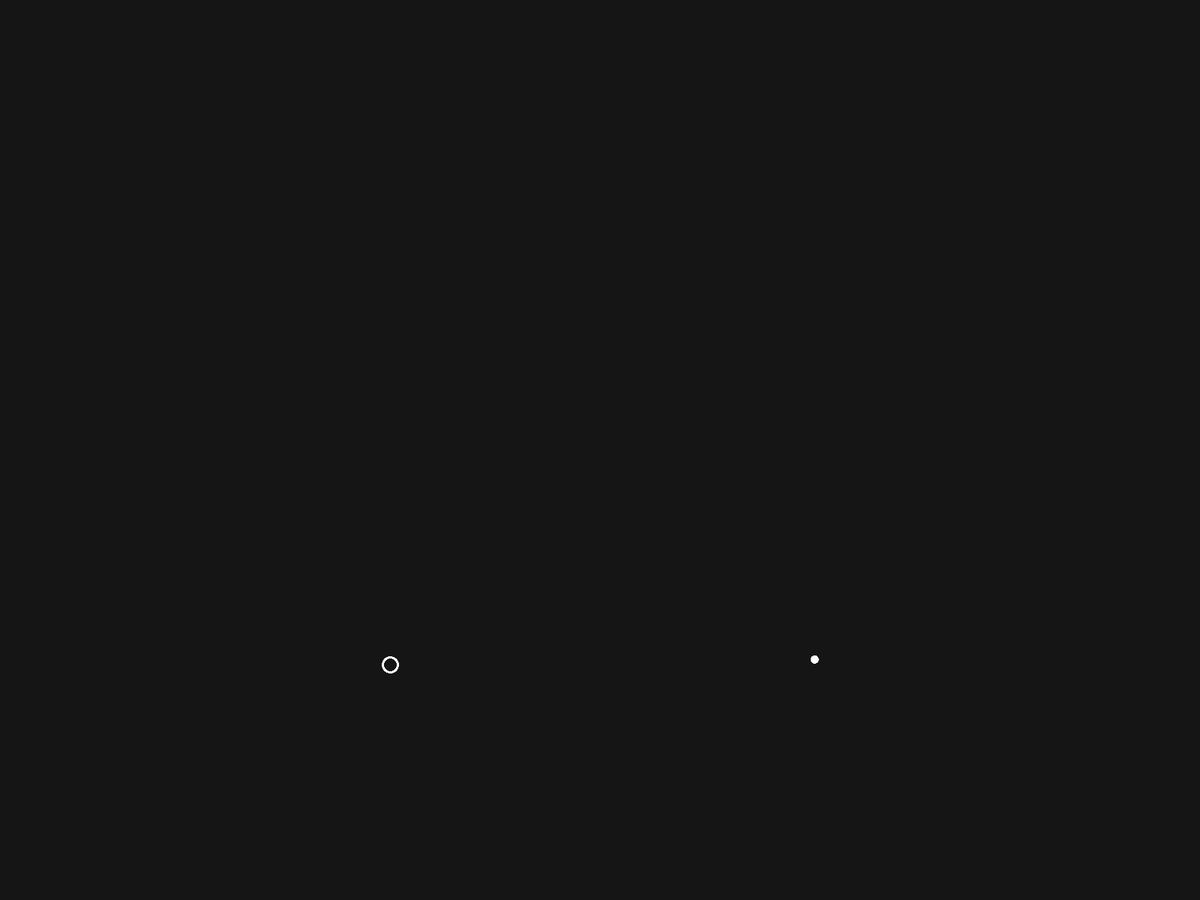
Frame 1 (no input)
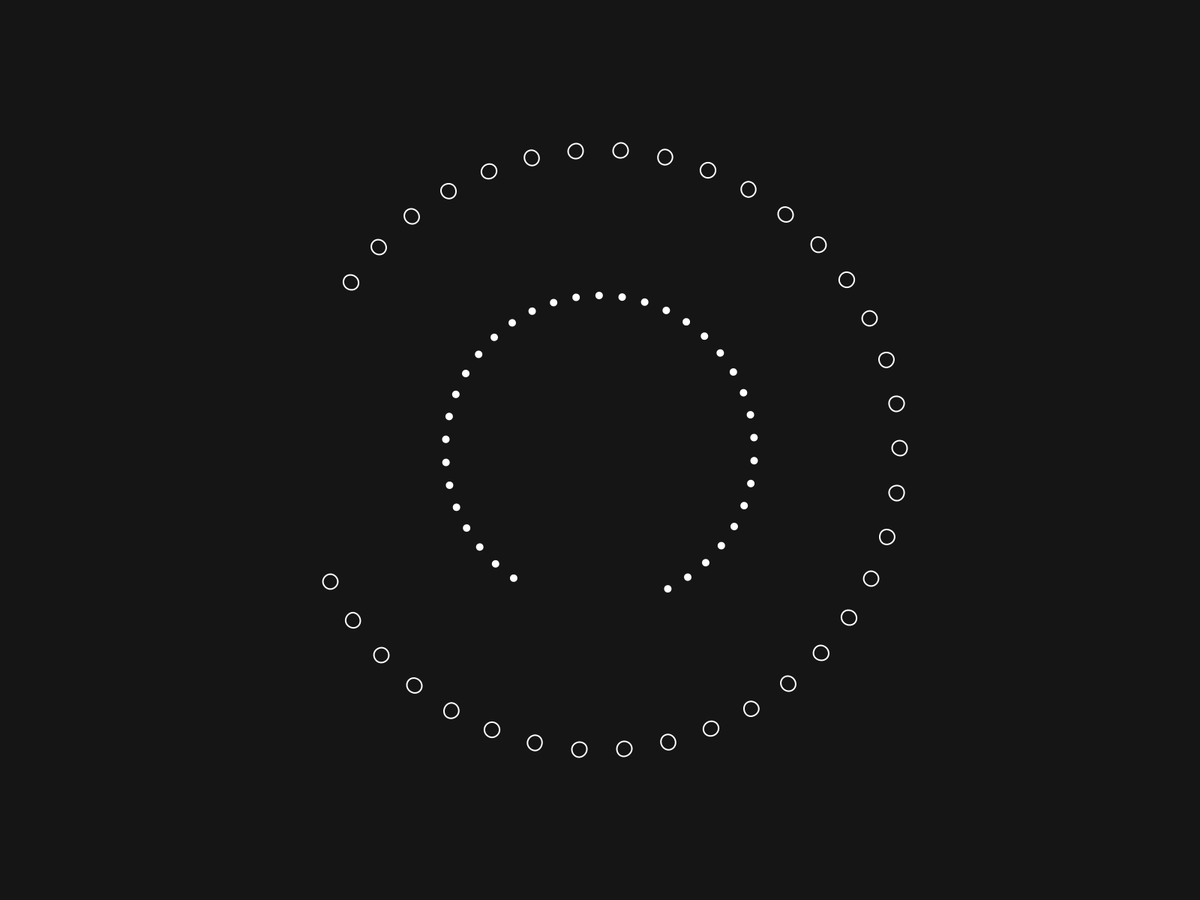
Frame 60 (the mouse pressed at the canvas centre just before this capture)
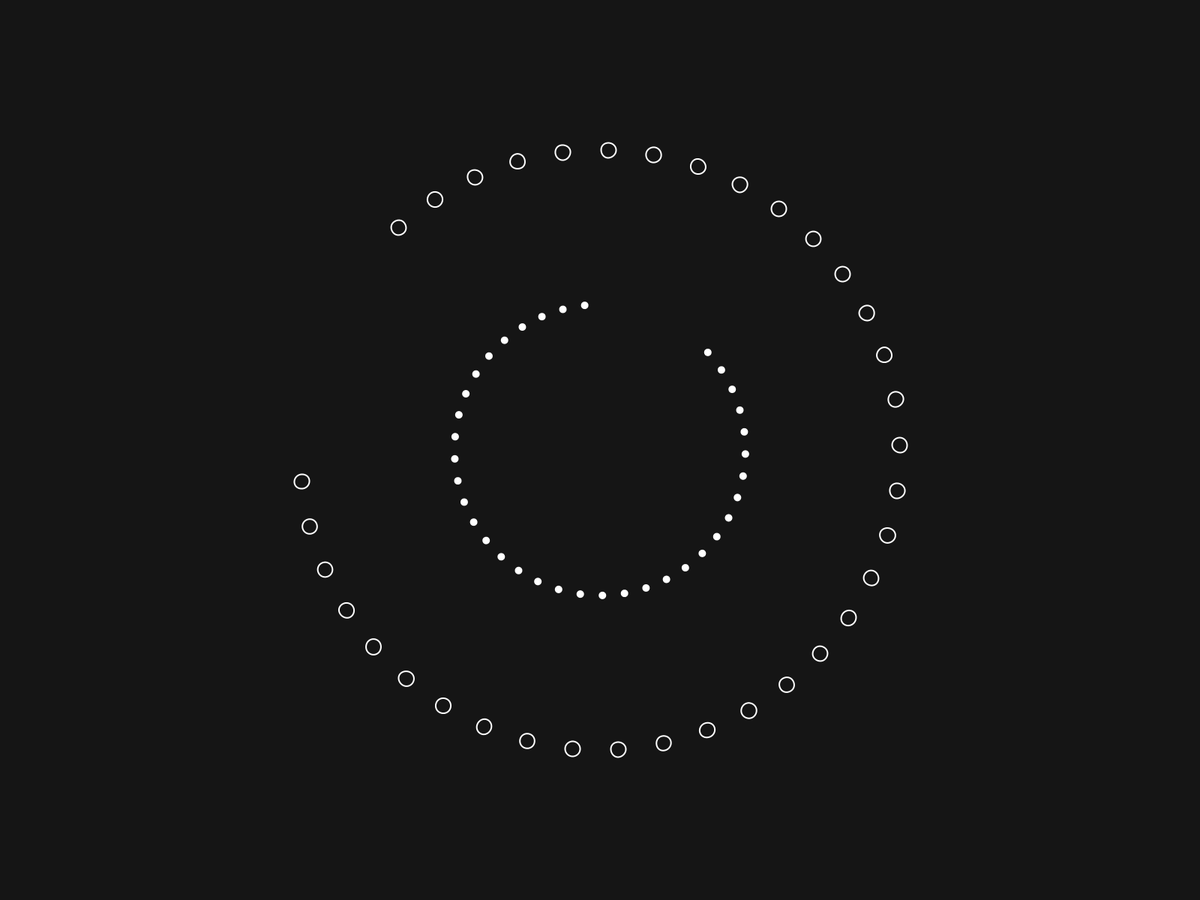
Frame 120 (the mouse held since frame 60 and released just before this capture)

The Processing sketch that drew these frames (run headless with seeded random() and noise(); from frame 60 on, the mouse is pressed at the canvas centre):

// Processing sketch: feb_8_loading_anim1
// ── feb_8_loading_anim1.pde
float x = 400;
float y = 400;
float angle = 90;
float dia = 20;

void setup() {
  fullScreen();
  //size(900, 900);
  //surface.setLocation(987, 70);
}

void draw() {
  background(#151515);
  
  translate(width/2, height/2);
  rotate(radians(14.3+angle/3));
  for(float a=0; a<360; a+=10){
    
    pushMatrix();
    if (angle<360) rotate(radians(a)*cos(radians(angle)));
    else rotate(radians(a));
    stroke(300);
    strokeWeight(2);
    line(x*sin(radians(angle)), 0, 0, y-dia/2);
    
    noStroke();
    fill(255);
    ellipse(x*sin(radians(angle)), 0, dia/2, dia/2);
    stroke(255);
    noFill();
    ellipse(0, y, dia, dia);
    popMatrix();
  }
  angle++;
}
